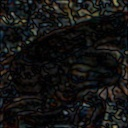

This chart was generated by the following Python code:
import cv2
import numpy as np
import lib3140
import matplotlib.pyplot as plt
import sys,os
sys.path.append(os.getcwd())
from q21_30 import lib2130

if __name__ == '__main__':
    img = cv2.imread("Gasyori100knock/Question_31_40/imori.jpg")
    
    g = lib3140.DFT(img, 3)
    g = lib3140.bandpass_filter(g, lratio=0.1, hratio=0.5, channel=3)
    ans = lib3140.iDFT(g, 3)
    cv2.imshow("imori", ans)
    cv2.waitKey(0)
    cv2.imwrite("q31_40/035.jpg", ans)
    cv2.destroyAllWindows()
